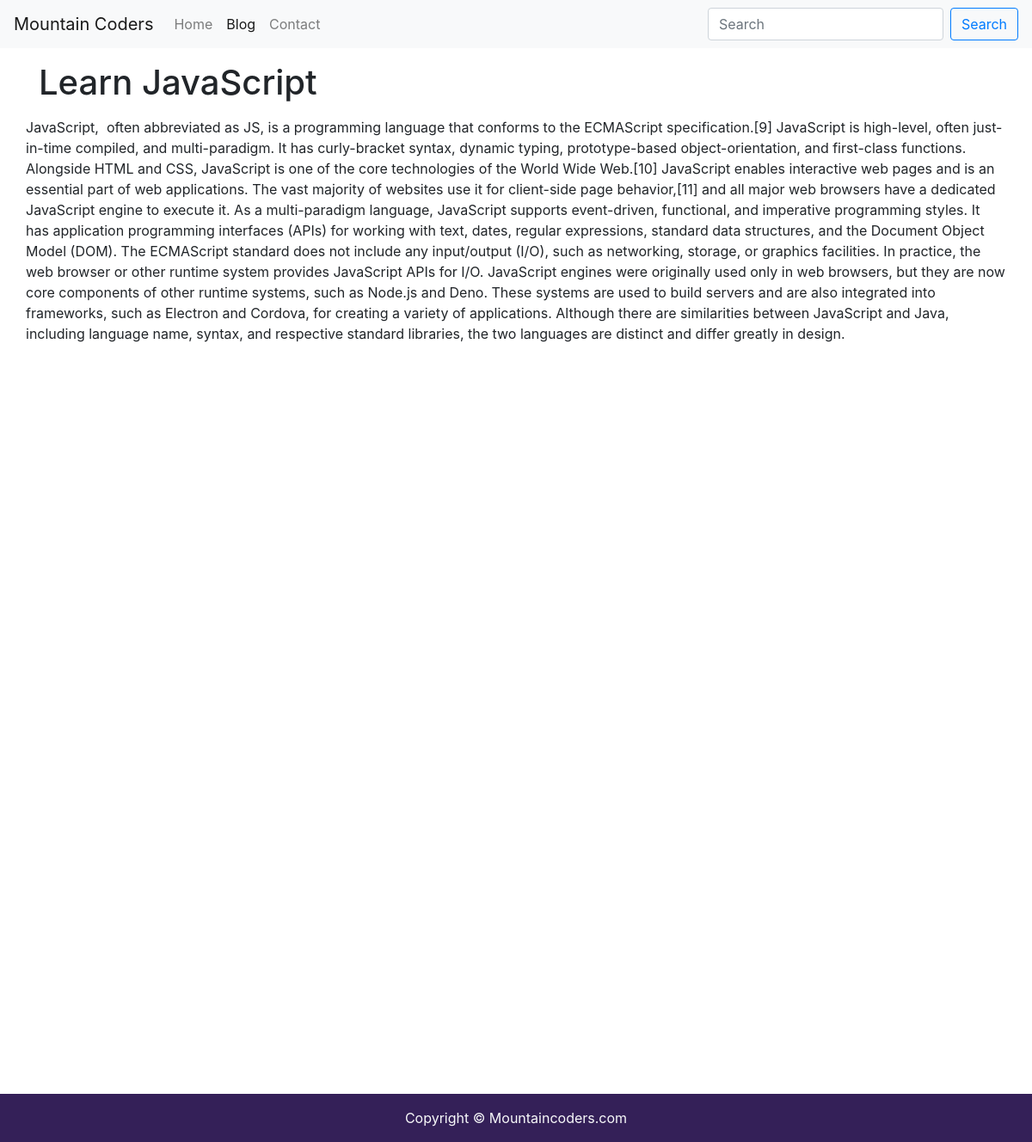
The app's page /blogpost/javascript tutorial/ with its own data.
### blog/models.py (models this page shows, shortened)
class Blog(models.Model):
    sno = models.AutoField(primary_key=True)
    title = models.CharField(max_length=200)
    content = models.TextField()
    short_desc = models.CharField(max_length=300, default="")
    slug = models.CharField(max_length=100)
    time = models.DateTimeField(auto_now_add=True)

### blog/views.py (the view)
# urls.py: path('blogpost/<str:slug>/', views.blogpost, name='blogpost'),
def blogpost(request, slug):
    blog = Blog.objects.filter(slug=slug).first()
    context = {'blog': blog}
    return render(request, 'blogpost.html', context)

### templates/blogpost.html
{% extends 'base.html' %}
{% block blogactive %}active{% endblock blogactive %}
{% block body %}
<div class="container">
  <h1 class="my-3"> {{blog.title}}  </h1>
    <div class="row">
        {{blog.content|safe}}
    </div>
</div>
{% endblock body %}

### templates/base.html (style rules this page uses)
.container { min-height: 150vh; }

### records on screen
Blog: title "Learn JavaScript", content "JavaScript, often abbreviated as JS, is a programming language that conforms to the ECMAScript specification.[9] JavaScript is high-level, often just-in-time compiled, and multi-paradigm. It has curly-bracket syntax, dynamic typing, prototype-based object-orientation, and first-class functions. Alongside HTML and CSS, JavaScript is one of the core technologies of the World Wide Web.[10] JavaScript enables interactive web pages and is an essential part of web applications. The vast majority of websites use it for client-side page behavior,[11] and all major web browsers have a dedicated JavaScript engine to execute it. As a multi-paradigm language, JavaScript supports event-driven,…"
